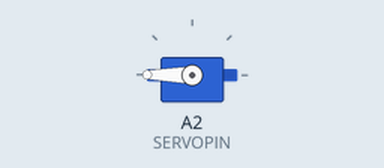
This sketch was run on a simulated Arduino Uno, built with avr-gcc and run on an emulated ATmega328P. Parts: servo.

Above: at 0.05 s.
At 14.0 s:
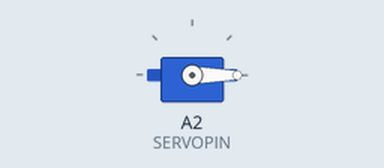
Timing chart, 0 to 18.2 s (numbered marks = the images above):
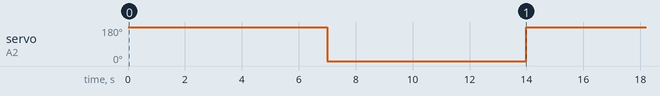

The sketch:

linearServo.ino
```cpp
#include <Servo.h>

Servo myServo;
#define SERVOPIN A2

void setup() {
  myServo.attach(SERVOPIN, 1050, 2000);
  pinMode(SERVOPIN, OUTPUT);
}

void loop() {
  //  writeMicrosecondsでもwriteでも同じ動きする

  digitalWrite(SERVOPIN, HIGH);
  myServo.write(2000);
  //  myServo.writeMicroseconds(2000);
  delay(7000);
  myServo.write(1050);
  //  myServo.writeMicroseconds(1050);
  delay(7000);
}
```

Measured:
- by itself, servo on A2 (SERVOPIN): alternates 180° for 7.0 s and 0° for 7.0 s
